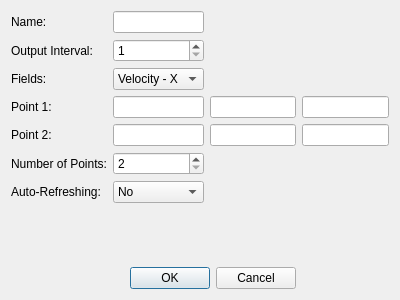
<?xml version="1.0" encoding="UTF-8"?>
<ui version="4.0">
 <class>figureSampledLineUI</class>
 <widget class="QDialog" name="figureSampledLineUI">
  <property name="geometry">
   <rect>
    <x>0</x>
    <y>0</y>
    <width>400</width>
    <height>300</height>
   </rect>
  </property>
  <property name="font">
   <font>
    <pointsize>9</pointsize>
   </font>
  </property>
  <property name="windowTitle">
   <string>Dialog</string>
  </property>
  <layout class="QGridLayout" name="gridLayout">
   <item row="4" column="3">
    <widget class="QLineEdit" name="p2_z"/>
   </item>
   <item row="3" column="3">
    <widget class="QLineEdit" name="p1_z"/>
   </item>
   <item row="2" column="0">
    <widget class="QLabel" name="label_2">
     <property name="text">
      <string>Fields:</string>
     </property>
    </widget>
   </item>
   <item row="4" column="2">
    <widget class="QLineEdit" name="p2_y"/>
   </item>
   <item row="4" column="0">
    <widget class="QLabel" name="label_4">
     <property name="text">
      <string>Point 2:</string>
     </property>
    </widget>
   </item>
   <item row="1" column="1">
    <widget class="QSpinBox" name="spinBox">
     <property name="minimum">
      <number>1</number>
     </property>
     <property name="maximum">
      <number>1000</number>
     </property>
    </widget>
   </item>
   <item row="7" column="0">
    <spacer name="verticalSpacer">
     <property name="orientation">
      <enum>Qt::Vertical</enum>
     </property>
     <property name="sizeHint" stdset="0">
      <size>
       <width>20</width>
       <height>40</height>
      </size>
     </property>
    </spacer>
   </item>
   <item row="4" column="1">
    <widget class="QLineEdit" name="p2_x"/>
   </item>
   <item row="1" column="0">
    <widget class="QLabel" name="label">
     <property name="text">
      <string>Output Interval:</string>
     </property>
    </widget>
   </item>
   <item row="0" column="0">
    <widget class="QLabel" name="label_6">
     <property name="text">
      <string>Name:</string>
     </property>
    </widget>
   </item>
   <item row="0" column="1">
    <widget class="QLineEdit" name="name"/>
   </item>
   <item row="3" column="0">
    <widget class="QLabel" name="label_3">
     <property name="text">
      <string>Point 1:</string>
     </property>
    </widget>
   </item>
   <item row="5" column="1">
    <widget class="QSpinBox" name="nop">
     <property name="minimum">
      <number>2</number>
     </property>
     <property name="maximum">
      <number>1000</number>
     </property>
    </widget>
   </item>
   <item row="3" column="2">
    <widget class="QLineEdit" name="p1_y"/>
   </item>
   <item row="8" column="0" colspan="3">
    <widget class="QDialogButtonBox" name="buttonBox">
     <property name="orientation">
      <enum>Qt::Horizontal</enum>
     </property>
     <property name="standardButtons">
      <set>QDialogButtonBox::Cancel|QDialogButtonBox::Ok</set>
     </property>
    </widget>
   </item>
   <item row="3" column="1">
    <widget class="QLineEdit" name="p1_x"/>
   </item>
   <item row="5" column="0">
    <widget class="QLabel" name="label_5">
     <property name="text">
      <string>Number of Points:</string>
     </property>
    </widget>
   </item>
   <item row="2" column="1">
    <widget class="QComboBox" name="comboBox">
     <item>
      <property name="text">
       <string>Velocity - X</string>
      </property>
     </item>
     <item>
      <property name="text">
       <string>Velocity - Y</string>
      </property>
     </item>
     <item>
      <property name="text">
       <string>Velocity - Z</string>
      </property>
     </item>
     <item>
      <property name="text">
       <string>Pressure</string>
      </property>
     </item>
    </widget>
   </item>
   <item row="6" column="0">
    <widget class="QLabel" name="label_7">
     <property name="text">
      <string>Auto-Refreshing:</string>
     </property>
    </widget>
   </item>
   <item row="6" column="1">
    <widget class="QComboBox" name="autorefreshing">
     <item>
      <property name="text">
       <string>No</string>
      </property>
     </item>
     <item>
      <property name="text">
       <string>Yes</string>
      </property>
     </item>
    </widget>
   </item>
  </layout>
 </widget>
 <tabstops>
  <tabstop>buttonBox</tabstop>
  <tabstop>name</tabstop>
  <tabstop>spinBox</tabstop>
  <tabstop>comboBox</tabstop>
  <tabstop>p1_x</tabstop>
  <tabstop>p1_y</tabstop>
  <tabstop>p1_z</tabstop>
  <tabstop>p2_x</tabstop>
  <tabstop>p2_y</tabstop>
  <tabstop>p2_z</tabstop>
  <tabstop>nop</tabstop>
 </tabstops>
 <resources/>
 <connections>
  <connection>
   <sender>buttonBox</sender>
   <signal>accepted()</signal>
   <receiver>figureSampledLineUI</receiver>
   <slot>accept()</slot>
   <hints>
    <hint type="sourcelabel">
     <x>257</x>
     <y>290</y>
    </hint>
    <hint type="destinationlabel">
     <x>157</x>
     <y>274</y>
    </hint>
   </hints>
  </connection>
  <connection>
   <sender>buttonBox</sender>
   <signal>rejected()</signal>
   <receiver>figureSampledLineUI</receiver>
   <slot>reject()</slot>
   <hints>
    <hint type="sourcelabel">
     <x>296</x>
     <y>290</y>
    </hint>
    <hint type="destinationlabel">
     <x>286</x>
     <y>274</y>
    </hint>
   </hints>
  </connection>
  <connection>
   <sender>name</sender>
   <signal>editingFinished()</signal>
   <receiver>figureSampledLineUI</receiver>
   <slot>ckeckAccept()</slot>
   <hints>
    <hint type="sourcelabel">
     <x>180</x>
     <y>25</y>
    </hint>
    <hint type="destinationlabel">
     <x>275</x>
     <y>31</y>
    </hint>
   </hints>
  </connection>
  <connection>
   <sender>p1_x</sender>
   <signal>editingFinished()</signal>
   <receiver>figureSampledLineUI</receiver>
   <slot>ckeckAccept()</slot>
   <hints>
    <hint type="sourcelabel">
     <x>165</x>
     <y>114</y>
    </hint>
    <hint type="destinationlabel">
     <x>271</x>
     <y>65</y>
    </hint>
   </hints>
  </connection>
  <connection>
   <sender>p1_y</sender>
   <signal>editingFinished()</signal>
   <receiver>figureSampledLineUI</receiver>
   <slot>ckeckAccept()</slot>
   <hints>
    <hint type="sourcelabel">
     <x>242</x>
     <y>113</y>
    </hint>
    <hint type="destinationlabel">
     <x>248</x>
     <y>61</y>
    </hint>
   </hints>
  </connection>
  <connection>
   <sender>p1_z</sender>
   <signal>editingFinished()</signal>
   <receiver>figureSampledLineUI</receiver>
   <slot>ckeckAccept()</slot>
   <hints>
    <hint type="sourcelabel">
     <x>339</x>
     <y>116</y>
    </hint>
    <hint type="destinationlabel">
     <x>382</x>
     <y>72</y>
    </hint>
   </hints>
  </connection>
  <connection>
   <sender>p2_x</sender>
   <signal>editingFinished()</signal>
   <receiver>figureSampledLineUI</receiver>
   <slot>ckeckAccept()</slot>
   <hints>
    <hint type="sourcelabel">
     <x>192</x>
     <y>143</y>
    </hint>
    <hint type="destinationlabel">
     <x>214</x>
     <y>192</y>
    </hint>
   </hints>
  </connection>
  <connection>
   <sender>p2_y</sender>
   <signal>editingFinished()</signal>
   <receiver>figureSampledLineUI</receiver>
   <slot>ckeckAccept()</slot>
   <hints>
    <hint type="sourcelabel">
     <x>261</x>
     <y>138</y>
    </hint>
    <hint type="destinationlabel">
     <x>285</x>
     <y>228</y>
    </hint>
   </hints>
  </connection>
  <connection>
   <sender>p2_z</sender>
   <signal>editingFinished()</signal>
   <receiver>figureSampledLineUI</receiver>
   <slot>ckeckAccept()</slot>
   <hints>
    <hint type="sourcelabel">
     <x>361</x>
     <y>147</y>
    </hint>
    <hint type="destinationlabel">
     <x>377</x>
     <y>183</y>
    </hint>
   </hints>
  </connection>
 </connections>
 <slots>
  <slot>ckeckAccept()</slot>
 </slots>
</ui>
